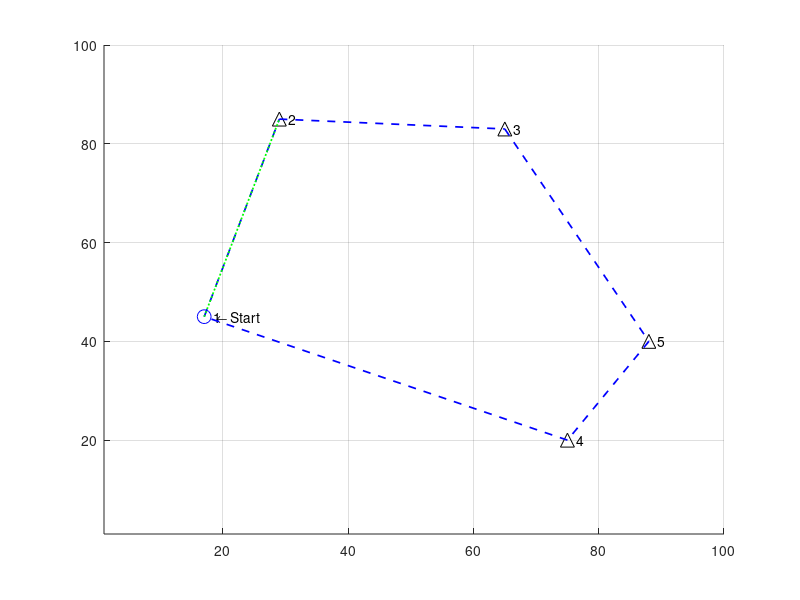

Write the MATLAB code that produced this figure. (Note: this script raises an error after producing the figure.)
% TSP GA
% Kai brooks
% Jun 2019
% Description
%
% Solves the travelling salesman problem using a genetic algorithm

% Init
clc
close all
clear all
format

rng('shuffle')

maxCities = 5;  % number of cities to visit
minLoc = 1;  % minimum coordinate to generate for city locations
maxLoc = 100;  % maximum coordinate to generate for city locations
verbose = 1;    % outputs things, maybe
attempts = 100; % number of attempts to bruteforce the solution before giving up
plotMarkerSize = 10;   % size of markers on map
totalDist = 0;   % total distance travelled
o_nn = 0;        % big o for nearest neighbor method
o_bf = 0;        % big o for bruteforce method
maxCpuTime = 100; % max loops various functions will use before giving up and moving on

gifOutput = 1;  % outputs a gif or not
gifWritten = 0;

nn = 1;         % nearest-neighbor algorithm
bf = 1;         % bruteforce algorithm


% Generate points
cities = randi([minLoc, maxLoc],2,maxCities); % generate matrix
cities = rot90(cities);  % rotate to form cities(x1,y1) for each point
cities = unique(cities,'rows'); % remove duplicate entries

if (length(cities) ~= maxCities)
    fprintf('*** Generated duplicate city coordinates, pruning %i entries.\n*** New maxCities = %i \n', maxCities - length(cities), length(cities))
end

maxCities = length(cities);  % shorten everything else if we don't have enough cities


startingCity = 1; %randi(maxCities);
currentCity = startingCity;

visited = zeros([maxCities],1); % boolean to mark each visited city
visited(currentCity) = 1;

visitedOrder = zeros([maxCities],1); % vector to store the order which we visited each city
visitedOrder(currentCity) = 1;

% Create bruteforce path matrix: o(n!)
arr = [2:maxCities];
bfVisitOrder = perms(arr);
bfVisitOrder = rot90(bfVisitOrder); % flip it to make indexing easier

arr = ones(1,length(bfVisitOrder)); % create array of 1's
bfVisitOrder = [arr;bfVisitOrder];  % append to the beginning
fprintf('Bruteforce computation will take %i iterations\n',length(bfVisitOrder))


% Add original city back onto end to complete the loop
for i = 1:length(bfVisitOrder)
    bfVisitOrder(maxCities+1,i) = bfVisitOrder(1,i);
end

% Create figure
f = figure('units','normalized','outerposition',[0 0 1 1]);
axis tight manual % this ensures that getframe() returns a consistent size
filename = 'nn.gif';
hold on
grid on

xlim([minLoc maxLoc])
ylim([minLoc maxLoc])

txt = '    \leftarrow Start';

% Plot cities
for i=1:maxCities

    if i == startingCity
        plot(cities(i,1),cities(i,2),'bo','MarkerSize',plotMarkerSize)

    else
        plot(cities(i,1),cities(i,2),'k^','MarkerSize',plotMarkerSize)
    end
    text(cities(i,1),cities(i,2),sprintf('   %i', i))

end
        
txt = '    \leftarrow Start';
text(cities(startingCity,1),cities(startingCity,2),txt)

% Algorithms
% Bruteforce Algorithm
%bfVisitOrder
%cities
if bf == 1
    minDist = maxLoc^2;  % Starting minimum distance
    % while sum(visited) < maxCities
    
    for j=1:length(bfVisitOrder)
        o_bf = o_bf + 1;
        
        for i=1:maxCities %+1 to account for return to start
            o_bf = o_bf + 1;
            
            
            a = [cities(bfVisitOrder(i,j),1),cities(bfVisitOrder(i,j),2)];
            b = [cities(bfVisitOrder(i+1,j),1),cities(bfVisitOrder(i+1,j),2)];
            
            checkDistance = [a;b]; % select two points
            distance = pdist(checkDistance,'euclidean');   % find distance between them
            %distance = floor(distance); % truncate
            totalDist = totalDist + distance;
            
            bfSegmentDistances(i,j) = distance; 
            
            
        end
        
        bfDistances(j) = totalDist; % store the total path length      
        totalDist = 0;              % reset for the next run
        
    end
    
    % Find min value
    [bfMinDist,bfMinIndex] = min(bfDistances)
    bruteforce_path_taken = bfVisitOrder(:,bfMinIndex)
    
    %min(bfDist)
    %bfDist(j)
    
    %bfDist
%     bfMinIndex
%     bfDistances(bfMinIndex)
    
    % Plot it
    for i=1:maxCities
        
        a = [cities(bfVisitOrder(i,bfMinIndex),1), cities(bfVisitOrder(i,bfMinIndex),2)];
        b = [cities(bfVisitOrder(i+1,bfMinIndex),1), cities(bfVisitOrder(i+1,bfMinIndex),2)];
        
        x = [a(1), b(1)];
        y = [a(2), b(2)];
        plot(x,y,'b--','LineWidth',plotMarkerSize/8)
        
        
    %bfVisitOrder(i:4,bfShortest) gives path
   
    end
   
end

% Reset variables
totalDist = 0;
minDist = 0;

% Nearest Neighbor Algorithm
if nn == 1
    for j = 2:maxCities
        
        o_nn = o_nn + 1;
        
        ccLoc = [cities(currentCity,1), cities(currentCity,2)]; % coords of current city
        
        minDist = maxLoc^2;   % starting distance, make maximum possible
        
        for i = 1:maxCities
            o_nn = o_nn + 1;
            
            if visited(i) == 1, continue, end % skip cities we've visited
            
            a = ccLoc;  % current city coordinates
            b = [cities(i,1),cities(i,2)];
            
            checkDistance = [a;b]; % select two points
            
            distance = pdist(checkDistance,'euclidean');    % find distance between them
            
            % Draw decision lines
            if gifOutput == 1
                % Draw 'decision' line
                x = [cities(currentCity,1), cities(i,1)];
                y = [cities(currentCity,2), cities(i,2)];
                plot(x,y,'g:','LineWidth',plotMarkerSize/8)
                
                
                drawnow
                % Capture the plot as an image
                title("" + o_nn)
                if  gifWritten == 0
                    gifWritten = 1;
                    gif('nn.gif','DelayTime',0.01,'LoopCount',1,'frame',gcf)
                else
                    gifWritten = 1;
                    gif
                end
            end

            if distance < minDist
                minDist = distance;
                nextCity = i;
                nextLoc = [cities(i,1),cities(i,2)];
            end
           
            
        end
        
        if j == maxCities+1
                a = [cities(maxCities,1),maxCities(2)];  % current city coordinates
                b = [cities(1,1),cities(1,2)];
                
                checkDistance = [a;b]; % select two points
                distance = pdist(checkDistance,'euclidean');   % find distance between them
                totalDist = totalDist + distance;
            end
        
        %  what we found for the next move
        minDist;
        nextCity;
        
        %fprintf('Moving to city %i with a distance of %.2f \n',nextCity,minDist)
        
        % Plot line to shortest next, vector 1 is both x's, 2 is both y's
        x = [cities(currentCity,1), cities(nextCity,1)];
        y = [cities(currentCity,2), cities(nextCity,2)];
        plot(x,y,'r--','LineWidth',plotMarkerSize/8)
        
        %txt = 'Next \rightarrow  ';
        %text(cities(nextCity,1),cities(nextCity,2),txt,'HorizontalAlignment','right')
        
        % Update for next loop
        currentCity = nextCity;
        visited(nextCity) = 1;
        visitedOrder(j) = nextCity;
        minDist; % verbose
        totalDist = totalDist + minDist;
        
        % Break if we've visited everything
        if sum(visited) == maxCities, break, end
        
    end
    
    % Complete the loop

    a = [cities(currentCity,1), cities(currentCity,2)];  % current city coordinates
    b = [cities(startingCity,1),cities(startingCity,2)];
    
    checkDistance = [a;b]; % select two points
    distance = pdist(checkDistance,'euclidean');
    minDist
    totalDist = totalDist + distance % Update total distance once more
    
    x = [cities(currentCity,1), cities(startingCity,1)];
    y = [cities(currentCity,2), cities(startingCity,2)];
    plot(x,y,'r--','LineWidth',plotMarkerSize/8)
    
    drawnow
    gif
    
end




fprintf('-- Travelling done! -- \n')

o_bf
bruteforce_distance = bfDistances(bfMinIndex)
bruteforce_minimum_vec = min(bfDistances)


nn_distance = totalDist
o_nn


